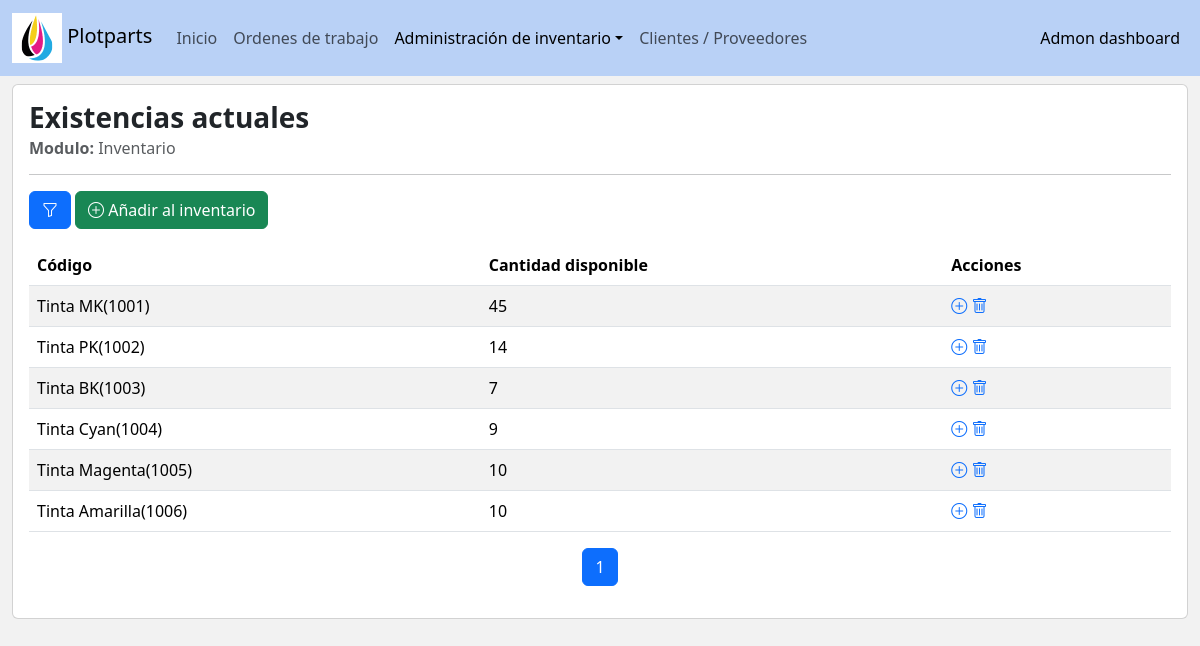
Before: /inventory/grid/ with the older database file.
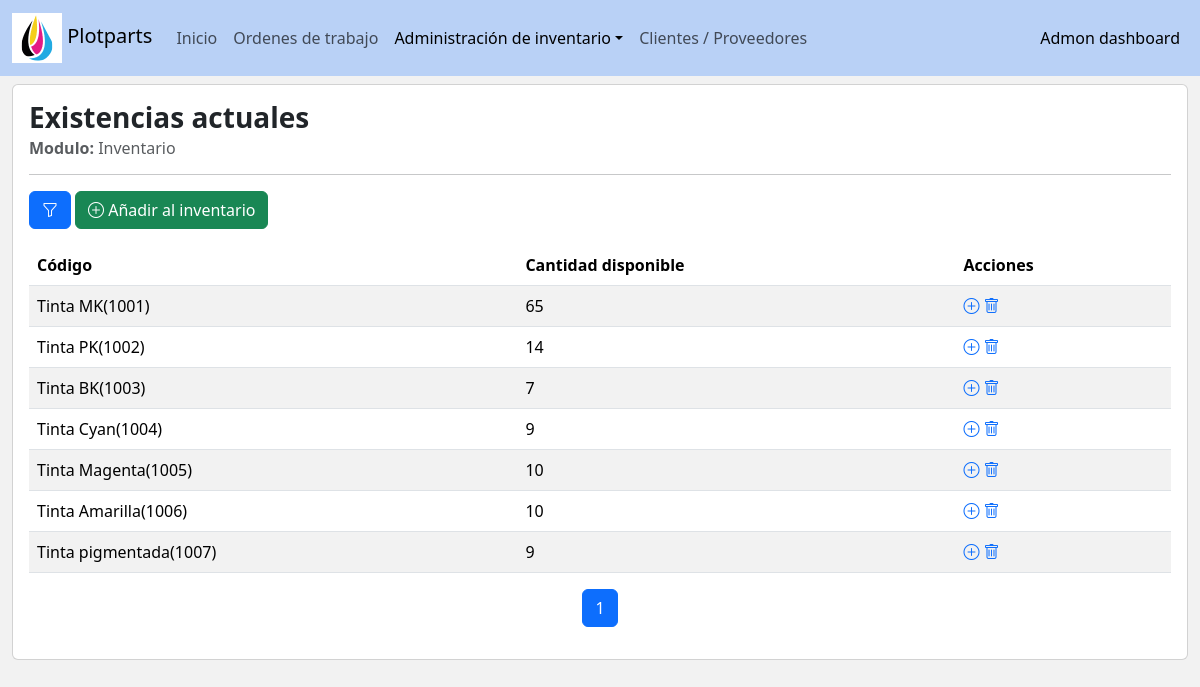
After: the same page with the newer database file.
### inventory/models.py (models this page shows, shortened)
class Inventory(models.Model):
    code = models.ForeignKey(verbose_name='Código', to=InventoryCodes, on_delete=models.PROTECT)
    available_quantity = models.IntegerField(verbose_name='Cantidad disponible', default=0, blank=True)
    extra_info = models.TextField(verbose_name='Información adicional', blank=True, null=True)
    status = models.IntegerField(verbose_name='Estado',choices=Status.choices, default=Status.enable)
    createtime = models.DateTimeField(verbose_name='Fecha/hora de creación', auto_now_add=True)
    updatetime = models.DateTimeField(verbose_name='Fecha/hora de modificación', auto_now=True)
    class Meta:
        verbose_name = "Existencias actuales"
        verbose_name_plural = "Existencias actuales"
        ordering = ['code']

class InventoryCodes(models.Model):
    code = models.CharField(verbose_name='Código', max_length=50, unique=True)
    name = models.CharField(verbose_name='Nombre', max_length=100)
    category = models.ForeignKey(to=InventoryCategory, verbose_name='Categoría', on_delete = models.PROTECT, default=2)
    supplier = models.ForeignKey(to=Asset, verbose_name='Proovedor', on_delete = models.PROTECT)
    inbound_price = models.FloatField(verbose_name='Precio venta', default=0)
    outbound_price = models.FloatField(verbose_name='Precio compra', default=0)
    extra_info = models.TextField(verbose_name='Información adicional')
    related_image = models.ImageField(verbose_name='Imagen de referencia', upload_to=get_inventory_imagePath, default='default/default.png')
    status = models.IntegerField(verbose_name='Estado',choices=Status.choices, default=Status.enable)
    createtime = models.DateTimeField(verbose_name='Fecha/hora de creación', auto_now_add=True)
    updatetime = models.DateTimeField(verbose_name='Fecha/hora de modificación', auto_now=True)
    class Meta:
        verbose_name = "Códigos de inventario"
        verbose_name_plural = "Códigos de inventario"
        ordering = ['code']
    def __str__(self):
        return f'{self.name}({self.code})'

### inventory/views.py (the view, shortened to what this page needs)
class InventoryListView(ListView):
    model = Inventory
    template_name = "inventory/inventory_grid.html"
    context_object_name = 'inventory'
    paginate_by = 10
    def get_context_data(self, **kwargs):
        context = super().get_context_data(**kwargs)
        context['InventoryFilterForm'] = InventoryFilterForm(self.request.GET)
        context['active_link'] = 'inventory'
        context['dropdown_menu'] = True
        return context
    def get_queryset(self):
        queryset = Inventory.objects.filter(status=1)
        return queryset

### core/templatetags/utils.py (called while the page is built)
@register.filter(name='setValidationClass')
def setValidationClass(input):
    bootstrap_class = ''
    if input.help_text == 'filter_option':
        if input.errors:
            bootstrap_class = 'is-invalid'
    else:
        if (input.data != None) and (input.data != []) :
            if input.errors:
                bootstrap_class = 'is-invalid'
            else:
                bootstrap_class = 'is-valid'
    return input.as_widget(attrs={'class':'form-control '+ bootstrap_class})

@register.simple_tag(takes_context=True)
def querystring_without_page(context):
    request = context['request']
    querydict = request.GET.copy()
    querydict.pop('page',None)
    clean_querydict = {k: v for k, v in querydict.items() if v.strip() != ''}
    return '&'.join([f'{k}={v}' for k,v in clean_querydict.items()])

### inventory/templates/inventory/inventory_grid.html (shortened to what this page needs)
{% extends 'base_adminv2.html' %}
{% load humanize %}
{% load utils %}
{% block body %}
    <div class='row'>
        <div class="col-lg-12">
            <div class="card">
                <div class="card-body">
                    <h3 class='card-title'><strong>Existencias actuales</strong></h3>
                    <h6 class="card-subtitle mb-2 text-muted"> <strong>Modulo:</strong> Inventario</h6>
                    <hr>
                    <div class="col-lg-12">
                        <p class="d-inline-flex gap-1">
                            <button class="btn btn-primary" type="button" data-bs-toggle="collapse" data-bs-target="#filterBox" aria-expanded="false" aria-controls="filterBox" title="Filtrar"><i class="bi bi-funnel"></i></button>
                            <a href='{% url "inventory:create" %}' class="btn btn-success"><i class="bi bi-plus-circle"></i> Añadir al inventario</a>
                        </p>
                    </div>
                    <div class="col-lg-12">
                        <div class="table-responsive">
                            <table class="table table-striped table-hover">
                                <thead>
                                <tr>
                                    <th scope="col">Código</th>
                                    <th scope="col">Cantidad disponible</th>
                                    <th scope="col">Acciones</th>
                                </tr>
                                </thead>
                                <tbody>
                                    {% if inventory|length > 0 %}
                                        {% for item in inventory %}
                                            <tr>
                                                <td>{{item.code}}</td>
                                                <td>{{item.available_quantity}}</td>
                                                <td>
                                                    <span><a href="{% url 'inventory:inventory_in' item.id %}" title='Añadir existencia'><i class="bi bi-plus-circle"></i></a></span>
                                                    <span><a href="{% url 'inventory:delete' item.id %}" title='Eliminar'><i class="bi bi-trash"></i></a></span>
                                                </td>
                                            </tr>
                                        {% endfor %}
                                        {% else %}
                                                <tr>
                                                    <td colspan='3' class='text-center fw-bold'>Resultados no encontrados...</td>
                                                </tr>
                                        {% endif %}
                                </tbody>
                            </table>
                        </div>
                    </div>
                    {% include 'pagination.html' %}
                </div>
            </div>
        </div>
    </div>
{% endblock body %}

Changed rows visible on the page:
changed Inventory "Tinta MK(1001)": available_quantity "45" → "65"
added Inventory: code "Tinta pigmentada(1007)", available_quantity "9"
